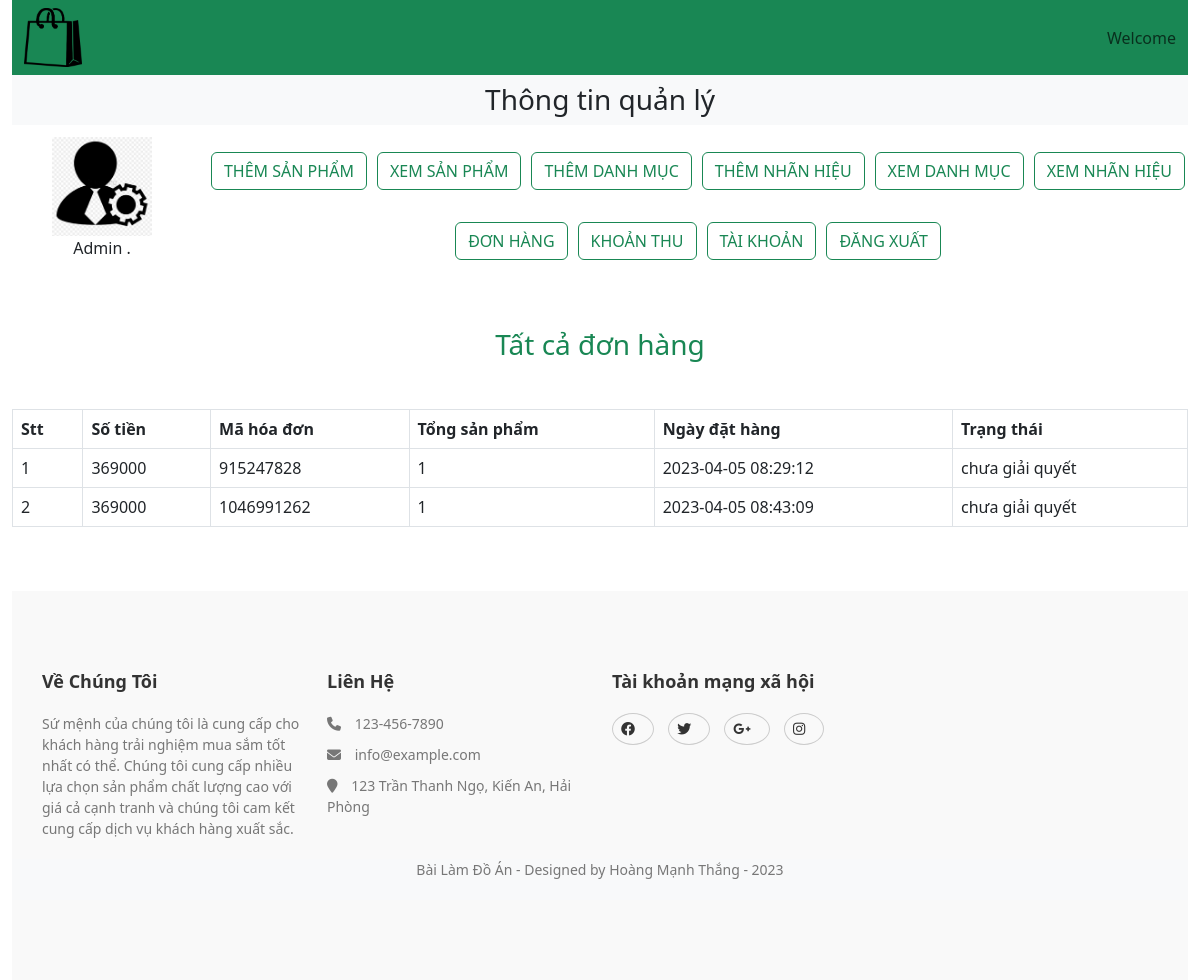
Page /admin/index.php?list_order on the committed database.
### tables this page shows
CREATE TABLE `user_orders` (
  `order_id` int(11) NOT NULL,
  `user_id` int(11) NOT NULL,
  `amount_due` int(255) NOT NULL,
  `invoice_number` int(255) NOT NULL,
  `total_product` int(255) NOT NULL,
  `order_date` timestamp NOT NULL DEFAULT current_timestamp() ON UPDATE current_timestamp(),
  `order_status` varchar(255) NOT NULL
);

### admin/list_order.php (the view, shortened to what this page needs)
<h3 class="text-center text-success">Tất cả đơn hàng</h3>
<table class="table table-bordered mt-5">
    <thead class="bg-success text-light">
        <?php
        $get_order="Select * from `user_orders`";
        $result=mysqli_query($con,$get_order);
        $row_count=mysqli_num_rows($result);
    if($row_count==0){
        echo "<h2 class='text-center mt-5'>Không có đơn hàng nào</h2>";
    }else{
        echo "
        <tr>
            <th>Stt</th>
            <th>Số tiền</th>
            <th>Mã hóa đơn</th>
            <th>Tổng sản phẩm</th>
            <th>Ngày đặt hàng</th>
            <th>Trạng thái</th>
        </tr>
    </thead>
    <tbody>";
        $number=0;
        while($row_data=mysqli_fetch_assoc($result)){
            $amount_due=$row_data['amount_due'];
            $invoice_number=$row_data['invoice_number'];
            $total_product=$row_data['total_product'];
            $order_date=$row_data['order_date'];
            $order_status=$row_data['order_status'];
            $number++;
            echo "
            <tr>
            <td>$number</td>
            <td>$amount_due</td>
            <td>$invoice_number</td>
            <td>$total_product</td>
            <td>$order_date</td>
            <td>$order_status</td>
        </tr>
            ";
        }
    }
        ?>
    </tbody>
</table>

### function/common_funtion.php (shortened to what this page needs)
<link rel="stylesheet" type="text/css" href="./style.css">

### admin/index.php (shortened to what this page needs)
<?php
include('../include/connect.php');
include('../function/common_funtion.php');
?>
<!DOCTYPE html>
<html lang="en">
<head>
    <link rel="stylesheet" type="text/css" href="../stlye.css">
    <link href="https://cdn.jsdelivr.net/npm/bootstrap@5.3.0-alpha1/dist/css/bootstrap.min.css" rel="stylesheet">
	<link rel="stylesheet" href="https://cdnjs.cloudflare.com/ajax/libs/font-awesome/6.3.0/css/all.min.css" />
</head>
<body>
<div class="container-fluid" p-0>
	<nav class="navbar navbar-expland-lg navbar-light bg-success">
		<div class="container-fluid">
			<img src="../img/products/Pin.png" alt="" class="logo">
			<nav class="navbar navbar-expland-lg">
				<ul class="navbar-nav">
					<li class="nav-item">
						<a href="" class="nav-link">Welcome</a>
					</li>
				</ul>
			</nav>
		</div>
	</nav>
	<div class="bg-light">
		<h3 class="text-center p-2"> Thông tin quản lý</h3>
	</div>
	<div class="row">
		<div class="col-md-12  p-1 d-flex align-item-center">
			<div class="px-5">
				<a href="#"><img src="../img/User/admin.png" alt="" class="Admin_img"></a>
				<p class="text-center">Admin <?php echo "$_SESSION[admin_name]." ?></p>
			</div>
			<div class="text-center">
				<a href="insert_product.php" class="btn btn-outline-success">Thêm sản phẩm</a>
				<a href="index.php?view_products" class="btn btn-outline-success">Xem sản phẩm</a>
				<a href="index.php?insert_category" class="btn btn-outline-success">Thêm danh mục</a>
				<a href="index.php?insert_brand" class="btn btn-outline-success">Thêm nhãn hiệu</a>
				<a href="index.php?view_category" class="btn btn-outline-success">Xem danh mục</a>
				<a href="index.php?view_brand" class="btn btn-outline-success">Xem nhãn hiệu</a>
				<a href="index.php?list_order" class="btn btn-outline-success">Đơn hàng</a>
				<a href="index.php?list_payment" class="btn btn-outline-success">Khoản thu</a>
				<a href="index.php?list_user" class="btn btn-outline-success">Tài khoản</a>
				<a href="index.php?admin_logout" class="btn btn-outline-success">Đăng xuất</a>
			</div>
	</div>
	<div class="container my-5">
		<?php
		if(isset($_GET['list_order'])){
			include('list_order.php');
		}
		?>
	</div>
</div>
</body>
<footer>
<footer id="contact">
  <div class="container ">
    <div class="row">
      <div class="col-md-3 col-sm-6">
        <h4>Về Chúng Tôi</h4>
        <p>Sứ mệnh của chúng tôi là cung cấp cho khách hàng trải nghiệm mua sắm tốt nhất có thể. Chúng tôi cung cấp nhiều lựa chọn sản phẩm chất lượng cao với giá cả cạnh tranh và chúng tôi cam kết cung cấp dịch vụ khách hàng xuất sắc.</p>
      </div>
      <div class="col-md-3 col-sm-6">
        <h4>Liên Hệ</h4>
        <ul>
          <li><i class="fa fa-phone"></i> 123-456-7890</li>
          <li><i class="fa fa-envelope"></i> info@example.com</li>
          <li><i class="fa fa-map-marker"></i> 123 Trần Thanh Ngọ, Kiến An, Hải Phòng</li>
        </ul>
      </div>
      <div class="col-md-3 col-sm-6">
        <h4>Tài khoản mạng xã hội</h4>
        <ul class="social-icons">
          <li><a href="#"><i class="fa-brands fa-facebook"></i></i></a></li>
          <li><a href="#"><i class="fa-brands fa-twitter"></i></a></li>
          <li><a href="#"><i class="fa-brands fa-google-plus-g"></i></a></li>
          <li><a href="#"><i class="fa-brands fa-instagram"></i></a></li>
        </ul>
      </div>
    </div>
  </div>
  <div class="bg-body-tertiary p3 text-center"><p>Bài Làm Đồ Án - Designed by Hoàng Mạnh Thắng - 2023</p></div>
</footer>
</html>

### admin/style.css (style rules this page uses)
.logo { width: 5%; height: 5%; }
.Admin_img { width: 100px; object-fit: contain; }
.text-center { display: flex; justify-content: center; align-items: center; flex-wrap: wrap; }
body { overflow: scroll; }
.btn { margin: 5px; padding: 10px 20px; font-size: 16px; text-transform: uppercase; font-weight: bold; border-radius: 5px; border: 2px solid #28a745; color: #28a745; text-decoration: none; transition: all 0.3s ease-in-out; }

### stlye.css (style rules this page uses)
.logo { width: 5%; height: 5%; }
footer { background-color: #f9f9f9; padding: 40px 0; }
footer h4 { color: #333; font-size: 18px; font-weight: bold; margin-bottom: 20px; }
footer p { color: #777; font-size: 14px; line-height: 1.5; margin-bottom: 20px; }
footer ul { list-style: none; padding: 0; margin: 0; }
footer li { color: #777; font-size: 14px; line-height: 1.5; margin-bottom: 10px; }
footer li i { margin-right: 10px; }
.social-icons li { display: inline-block; margin-right: 10px; }
.social-icons li a { display: inline-block; color: #333; border: 1px solid #ccc; padding: 8px; border-radius: 50%; }
.Admin_img { width: 100px; object-fit: contain; }

### admin/index.php (style rules this page uses)
.Admin_img { width: 100px; object-fit: contain; }

### rows in the picture
user_orders: amount_due "369000", invoice_number "915247828", total_product "1", order_date "2023-04-05 08:29:12", order_status "chưa giải quyết"
user_orders: amount_due "369000", invoice_number "1046991262", total_product "1", order_date "2023-04-05 08:43:09", order_status "chưa giải quyết"
